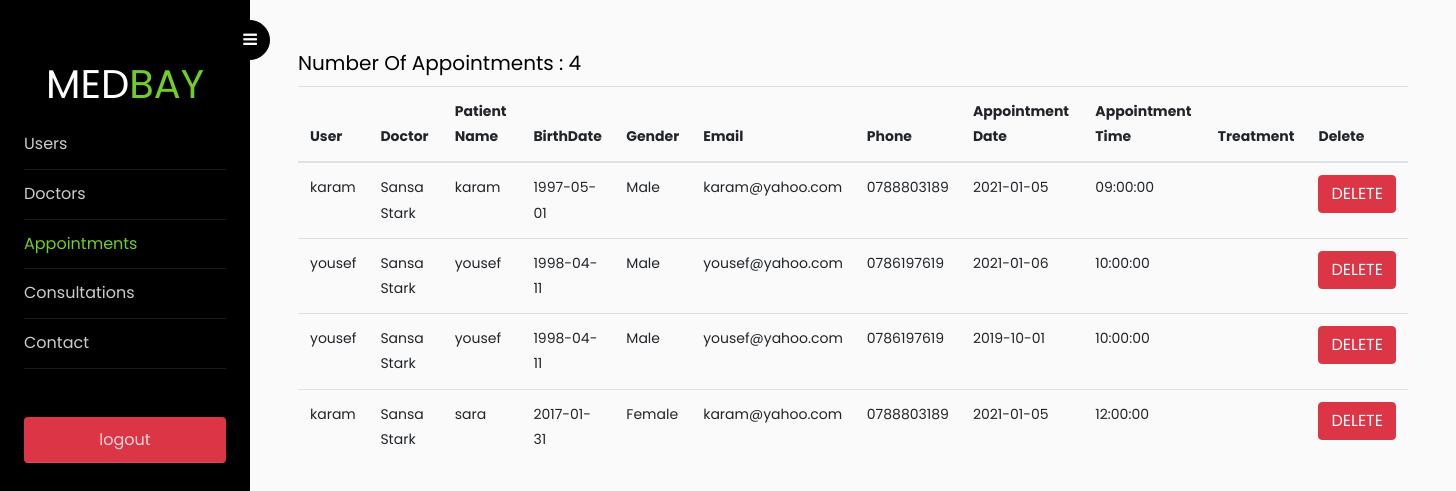
/admin/appointmentA.php (signed in), run on the app's committed database.
### tables this page shows
CREATE TABLE `appointment` (
  `id` int(255) NOT NULL,
  `username` varchar(255) NOT NULL,
  `patient_name` varchar(255) NOT NULL,
  `age` date NOT NULL,
  `gender` varchar(255) NOT NULL,
  `email` varchar(255) NOT NULL,
  `phone_number` varchar(255) NOT NULL,
  `clinic` varchar(255) NOT NULL,
  `doctor` varchar(255) NOT NULL,
  `appointment_date` date NOT NULL,
  `appointment_time` time NOT NULL,
  `treatment` longtext NOT NULL
);

### admin/appointmentA.php (the view, shortened to what this page needs)
<?php
include('../config.php');
if($_SESSION["username"] == "admin"){
?>
<!doctype html>
<html lang="en">
<head>
	<link rel="stylesheet" href="https://stackpath.bootstrapcdn.com/font-awesome/4.7.0/css/font-awesome.min.css">
	<link rel="stylesheet" href="css/style.css">
</head>
<body>
	<div class="wrapper d-flex align-items-stretch">
		<nav id="sidebar">
			<div class="custom-menu">
				<button type="button" id="sidebarCollapse" class="btn btn-primary">
					<i class="fa fa-bars"></i>
				</button>
			</div>
			<div class="p-4 pt-5">
				<div style="text-align: center; font-size: 2.5rem;">MED<span style="color: #71cd29;">BAY</span></div>
				<ul class="list-unstyled components mb-5">
					<li>
						<a href="usersA.php">Users</a>
					</li>
					<li>
						<a href="doctorsA.php">Doctors</a>
					</li>
					<li class="active">
						<a href="appointmentA.php">Appointments</a>
					</li>
					<li>
						<a href="free_consultationA.php">Consultations</a>
					</li>
					<li>
						<a href="contactA.php">Contact</a>
					</li>
				</ul>
				<ul class="list-unstyled components mb-5">
					<li>
						<a class="btn btn-danger" href="../logout.php">logout</a>
					</li>
				</ul>
		</nav>
		<div id="content" class="p-4 p-md-5 pt-5">
			<?php
					$result = mysqli_query($link, "SELECT * FROM appointment ");
					$row_num=mysqli_num_rows($result);
					?>
			<?php
								if(mysqli_num_rows($result)>0)
							{
					 ?>
			<div class="table-responsive">
				<table class="table table-borderd" id="appoTable" cellspacing="0">
					<thead>
						<tr>
							<th>User</th>
							<th>Doctor</th>
							<th>Patient Name</th>
							<th>BirthDate</th>
							<th>Gender</th>
							<th>Email</th>
							<th>Phone</th>
							<th>Appointment Date</th>
							<th>Appointment Time</th>
							<th>Treatment</th>
							<th>Delete</th>
						</tr>
					</thead>
					<tbody>
						<?php while($row= mysqli_fetch_assoc($result)){?>
						<tr>
							<td><?php echo $row['username']; ?></td>
							<td><?php echo $row['doctor']; ?></td>
							<td><?php echo $row['patient_name']; ?></td>
							<td><?php echo $row['age']; ?></td>
							<td><?php echo $row['gender']; ?></td>
							<td><?php echo $row['email']; ?></td>
							<td><?php echo $row['phone_number']; ?></td>
							<td><?php echo $row['appointment_date']; ?></td>
							<td><?php echo $row['appointment_time']; ?></td>
							<td><?php echo $row['treatment']; ?></td>
							<td>
								<form action="<?php $_SERVER["PHP_SELF"] ?>" method="post">
									<button name="delete_btn_A" type="submit" class="btn btn-danger">DELETE</button>
								</form>
							</td>
						</tr>
						<?php
				}
				echo '<h5>'.'Number Of Appointments :   ' .$row_num. '</h5>';
				} ?>
					</tbody>
				</table>
			</div>
		</div>
	</div>
</body>
</html>
<?php
}else{
	header("location: ../index.php");
}
 ?>

### data on the page
appointment: username "karam", doctor "Sansa Stark", patient_name "karam", age "1997-05-01", gender "Male", email "karam@yahoo.com", phone_number "0788803189", appointment_date "2021-01-05", appointment_time "09:00:00"
appointment: username "yousef", doctor "Sansa Stark", patient_name "yousef", age "1998-04-11", gender "Male", email "yousef@yahoo.com", phone_number "0786197619", appointment_date "2021-01-06", appointment_time "10:00:00"
appointment: username "yousef", doctor "Sansa Stark", patient_name "yousef", age "1998-04-11", gender "Male", email "yousef@yahoo.com", phone_number "0786197619", appointment_date "2019-10-01", appointment_time "10:00:00"
appointment: username "karam", doctor "Sansa Stark", patient_name "sara", age "2017-01-31", gender "Female", email "karam@yahoo.com", phone_number "0788803189", appointment_date "2021-01-05", appointment_time "12:00:00"

### other printed values
$row_num "4"
